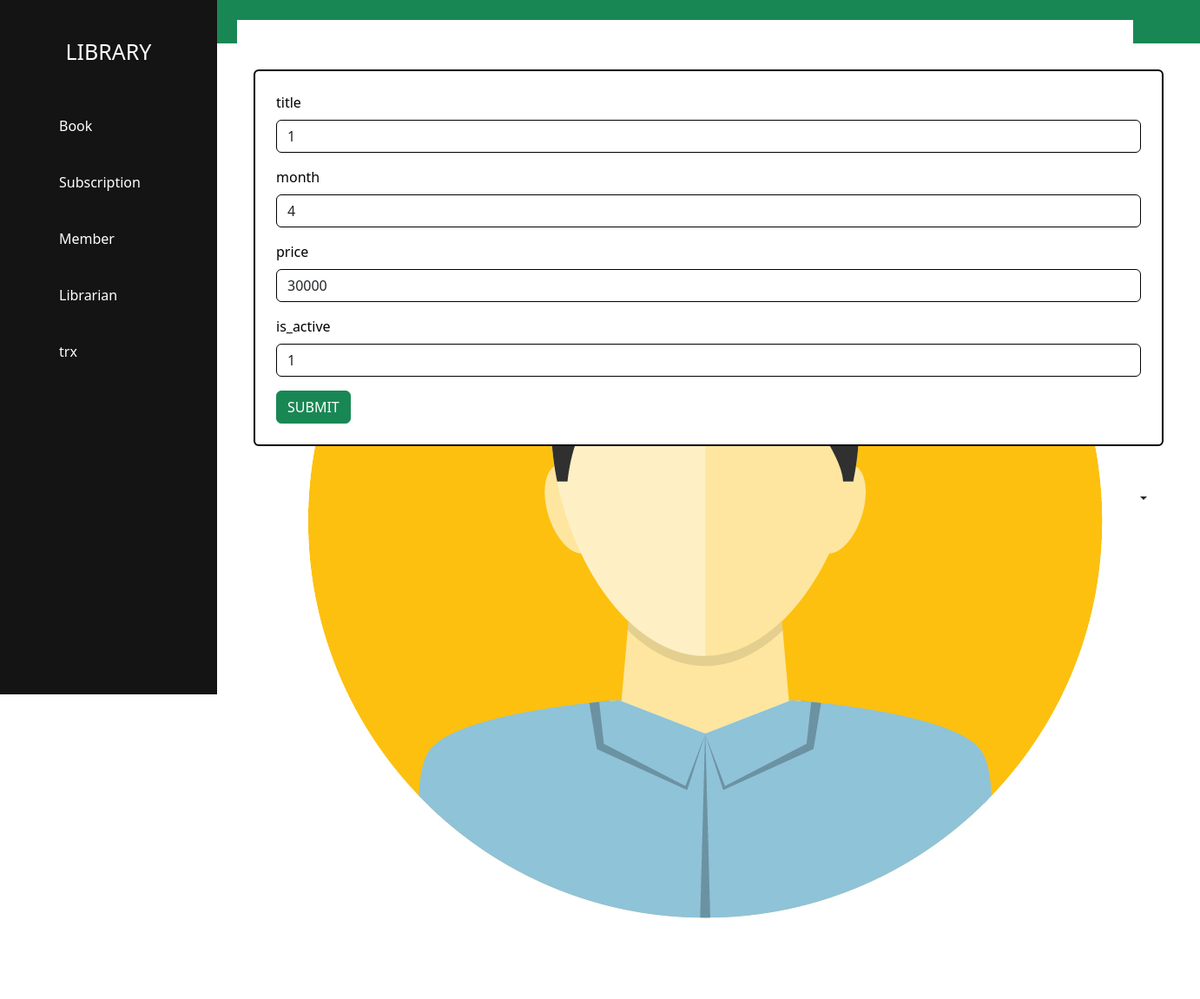
The app's page /newlibrary/public/updatesubscription/3 (signed in) with its own data.
### tables this page shows
CREATE TABLE `subscription` (
  `id` int(11) NOT NULL,
  `title` varchar(110) NOT NULL,
  `month` tinyint(4) NOT NULL,
  `price` int(11) NOT NULL,
  `is_active` tinyint(1) NOT NULL DEFAULT 1,
  `created_at` timestamp NOT NULL DEFAULT current_timestamp() ON UPDATE current_timestamp(),
  `updated_at` timestamp NULL DEFAULT NULL
);

### newlibrary/App/Core/View.php (called while the page is built, shortened)
<?php
class View{
    public static function render($view,$data){
        require_once __DIR__. '/../view/template/header.php';
        require_once __DIR__. '/../view/'.$view.'.php';
        require_once __DIR__. '/../view/template/footer.php';
    }
}

### newlibrary/App/Controller/SubscriptionController.php (called while the page is built, shortened)
<?php
class SubscriptionController{
    public $header;
    public function __construct(){
        $this->header = new SubscriptionModel();
    }
 public function update($id){
    View::render('Subscription/update', $this->header->find($id));
}
}

### newlibrary/public/index.php (called while the page is built, shortened)
<?php
Router::run();

### newlibrary/App/Model/SubscriptionModel.php (called while the page is built, shortened)
<?php
class SubscriptionModel extends Database
{
    public function find($id)
    {
        $statement = self::$conn->prepare("SELECT * from subscription where id=$id");
        $statement->execute();
        return $statement->fetch(\PDO::FETCH_OBJ);
    }
}

### newlibrary/App/view/Subscription/update.php (the view, shortened to what this page needs)
<div class="container">
<div class="card p-4 table-secondary">
    <form action="<?= newlibrary\app\core\Router::Url("/public/postupdatesubscription") ?>" method="POST">
<div class="mb-3">
  <label for="exampleFormControlInput1" class="form-label">title</label>
  <input type="text" name="title" class="form-control" id="exampleFormControlInput1" value="<?= $data->title ?>" placeholder="name@example.com">
</div>
<div class="mb-3">
  <label for="exampleFormControlInput1" class="form-label">month</label>
  <input type="text" name="month" class="form-control" id="exampleFormControlInput1" value="<?= $data->month ?>" placeholder="name@example.com">
</div>
<div class="mb-3">
  <label for="exampleFormControlInput1" class="form-label">price</label>
  <input type="text" name="price" class="form-control" id="exampleFormControlInput1" value="<?= $data->price ?>" placeholder="name@example.com">
</div>
<div class="mb-3">
  <label for="exampleFormControlInput1" class="form-label">is_active</label>
  <input type="text" name="is_active" class="form-control" id="exampleFormControlInput1" value="<?= $data->is_active ?>" placeholder="name@example.com">
</div>
<input type="submit" value="SUBMIT" class="btn btn-success">
    </form>

### newlibrary/App/Core/Router.php (shortened to what this page needs)
<?php
class Router{
    public static $routes= [];
    private static $baseUrl='http://localhost/PHP2/newlibrary';
    public static function addRoute($method, $path, $controller, $function, $middleware=[]){
        self::$routes[]=[
            'method' => $method,
            'path' => $path,
            'controller' => $controller,
            'function' => $function,
            'middleware' => $middleware
        ];
    }
    public static function url(string $path){
        $baseUrl = self::$baseUrl ?? 'http://localhost';
        return $baseUrl.$path;
    }
    public static function run(){
        $path= isset($_SERVER['PATH_INFO'])? $_SERVER['PATH_INFO']:'/';
        $method = $_SERVER['REQUEST_METHOD'];
        foreach (self:: $routes as $route) {
            $pattern = "@^" . preg_replace('/\\\:[a-zA-Z0-9\_\-]+/', '([a-zA-Z0-9\-\_]+)', preg_quote($route['path'])) . "$@D";
            if (preg_match_all($pattern, $path, $variables)&& $method == $route['method']){
                $function =$route['function'];
                $controller = new $route['controller'];
                if (is_object($controller) && method_exists($controller, $function)){
                    $parameters =[];
                    unset($variables[0]);
                        foreach ($variables as $var){
                            $parameters[]= array_shift($var);
                        }
                        call_user_func_array([$controller, $function],
                        $parameters);
                    }
                    else{
                        http_response_code(404);
                    }
                }
            }
        }
}

### newlibrary/App/view/template/header.php (shortened to what this page needs)
<!DOCTYPE html>
<html lang="en">
<head>
    <link href="https://cdn.jsdelivr.net/npm/bootstrap@5.2.3/dist/css/bootstrap.min.css" rel="stylesheet">
</head>
<body>
    <div class="container-fluid">
        <div class="navigation px-2" style="background-color:#141414">
            <div class="brand" style="color: white;">LIBRARY</div>
            <div class="item"><a href="<?= newlibrary\app\core\Router::Url("/public/Bookindex") ?>">Book</a></div>
            <div class="item"><a href="<?= newlibrary\app\core\Router::Url("/public/Subscriptionindex") ?>">Subscription</a></div>
            <div class="item"><a href="<?= newlibrary\app\core\Router::Url("/public/Memberindex") ?>">Member</a></div>
            <div class="item"><a href="<?= newlibrary\app\core\Router::Url("/public/librarianindex") ?>">Librarian</a></div>
            <div class="item"><a href="#">trx</a></div>
        </div>
        <div class="content">
            <div class="top">
                <div class="dropdown ms-auto mx-5 py-3" style="text-align: right;">
                    <button class="btn dropdown-toggle" type="button" data-bs-toggle="dropdown" aria-expanded="false">
                        <?php if (isset($_SESSION['auth'])) { ?>
                            <img src="764.png">
                    </button>
                <?php } else { ?>
                    <a href="<?= newlibrary\app\core\Router::Url("/public/login") ?>">
                        LOGINN </a>
                    </button>
                <?php } ?>
                </div>
            </div>
            <div class="bottom">

### newlibrary/App/view/template/header.php (style rules this page uses)
body { margin: 0px; padding: 0px; }
.container-fluid { display: grid; margin: 0px; padding: 0px; grid-template-columns: 250px auto; height: 100vh; width: 100%; }
.content { display: grid; grid-template-rows: 50px auto; }
.item { height: 40px; margin-top: 25px; width: 100%; border-radius: 10px; color: white; display: grid; padding-left: 60px; align-items: center; }
.top { background-color: #198754; }
.brand { font-size: 25px; display: grid; justify-items: center; align-items: center; height: 100px; padding-top: 20px; }
.card { border: 2px solid; padding-left: 20%; padding-right: 20%; }
a, a:hover { color: white; text-decoration: none; }
.bottom { padding: 30px 30px 0 30px; }
.form-control, .form-select { border:1px solid black; }

### records on screen
subscription: title "1", month "4", price "30000", is_active "1"
